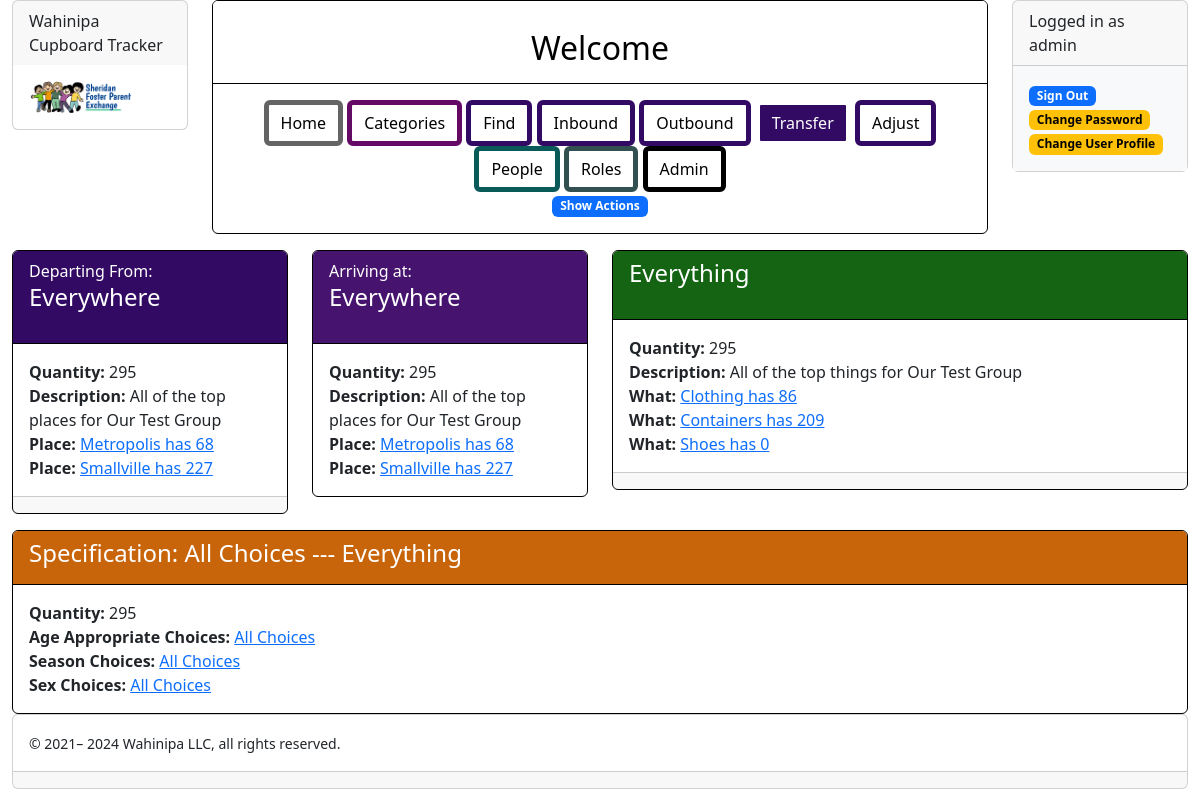
/wahinipa/root/view/transfer/1/1/1/8 (signed in), run on the app's committed database.
### www/tracking/modelling/people_model.py (models this page shows, shortened)
class User(CupboardDisplayContextMixin, IdModelMixin, database.Model, UserMixin):
    @property
    def is_active(self):
        return self.is_enabled
    singular_label = "Person"
    plural_label = "People"
    possible_tasks = ['update', 'delete', 'enable', 'disable']
    label_prefixes = {}
    flavor = "people"
    username = database.Column(database.String(255), nullable=False, unique=True)
    password = database.Column(database.String(255), nullable=False)
    is_enabled = database.Column(database.Boolean(), nullable=False, default=True)
    is_admin = database.Column(database.Boolean(), nullable=False, default=False)
    first_name = database.Column(database.Unicode(50), nullable=False, server_default=u'')
    last_name = database.Column(database.Unicode(50), nullable=False, server_default=u'')
    date_joined = database.Column(database.DateTime(), default=datetime.now())
    about_me = database.Column(database.Text(), nullable=False, server_default=u'')
    linkages = database.relationship('Linkage', backref='person', lazy=True, cascade='all, delete')
    root_assignments = database.relationship('RootAssignment', backref='person', lazy=True, cascade='all, delete')
    place_assignments = database.relationship('PlaceAssignment', backref='person', lazy=True, cascade='all, delete')
    universal_assignments = database.relationship('UniversalAssignment', backref='person', lazy=True,
                                                  cascade='all, delete')
    def is_linked(self, root):
        for link in self.linkages:
            if link.root == root:
                return True
        return False
    @property
    def is_the_super_admin(self):
        return self.username == 'admin'
    @property
    def may_edit_database(self):
        return self.is_the_super_admin
    def has_universal_role(self, name_of_role):
        def yes(assignment):
            return assignment.is_named(name_of_role)
        return any(map(yes, self.universal_assignments))
    def disable(self):
        self.is_enabled = False
    def enable(self):
        self.is_enabled = True

### www/tracking/modelling/place_model.py (models this page shows, shortened)
class Place(RootDescendantMixin, PositioningMixin, CupboardDisplayContextMixin, NamedBaseModel):
    singular_label = "Place"
    plural_label = "Places"
    possible_tasks = ['create', 'update', 'delete']
    label_prefixes = {'create': 'Place for '}
    flavor = "place"
    roots = database.relationship('Root', backref='place', lazy=True)
    place_id = database.Column(database.Integer, database.ForeignKey('place.id'), index=True)
    places = database.relationship('Place', lazy='subquery', backref=backref('place_of', remote_side='Place.id'))
    positionings = database.relationship('Positioning', backref='place', lazy=True, cascade='all, delete')
    assignments = database.relationship('PlaceAssignment', backref='place', lazy=True, cascade='all, delete')
    def has_role(self, person, name_of_role):
        def yes(assignment):
            return assignment.person == person and assignment.role.is_named(name_of_role)
        return any(map(yes, self.assignments)) or self.ancestor.has_role(person, name_of_role)
    @property
    def children(self):
        return self.places
    @property
    def parent_object(self):
        return self.place_of
    @property
    def root(self):
        from tracking.modelling.root_model import place_root
        return place_root(self)
    def viewable_children(self, viewer):
        return [RootsViewer(), self.root] + self.sorted_children

### www/tracking/modelling/thing_model.py (models this page shows, shortened)
class Thing(RootDescendantMixin, PositioningMixin, CupboardDisplayContextMixin, NamedBaseModel):
    singular_label = "What"
    plural_label = "Things"
    possible_tasks = ['create', 'update', 'delete']
    label_prefixes = {'create': 'Kind of '}
    flavor = "thing"
    roots = database.relationship('Root', backref='thing', lazy=True)
    refinements = database.relationship('Refinement', backref='thing', lazy=True)
    kind_of_id = database.Column(database.Integer, database.ForeignKey('thing.id'), index=True)
    kinds = database.relationship('Thing', lazy='subquery', backref=backref('kind_of', remote_side='Thing.id'))
    positionings = database.relationship('Positioning', backref='thing', lazy=True, cascade='all, delete')
    def prefix(self):
        return None
    @property
    def children(self):
        return self.kinds
    @property
    def parent_set(self):
        return set(self.parent_list)
    @property
    def complete_set(self):
        return self.parent_set | self.full_set
    @property
    def complete_set_of_categories(self):
        complete_set_of_categories = set()
        for thing in self.complete_set:
            complete_set_of_categories |= thing.categories
        return complete_set_of_categories
    @property
    def categories(self):
        return {refinement.category for refinement in self.refinements}
    @property
    def parent_object(self):
        return self.kind_of
    @property
    def parent_list(self):
        if self.is_top:
            return []
        else:
            return self.parent_object.parent_list + [self.parent_object]
    @property
    def root(self):
        from tracking.modelling.root_model import thing_root
        return thing_root(self)
    def viewable_children(self, viewer):
        return self.sorted_children

### www/tracking/routing/root_routes.py (the view)
@root_bp.route('/view/transfer/<int:place_id>/<int:destination_id>/<int:thing_id>/<int:specification_id>')
@login_required
def root_view_transfer(**kwargs):
    return RootTransferHandler('root_bp.root_view_transfer', current_user, activity='transfer', **kwargs).handle()

### www/tracking/contexts/card_display_attributes.py (called while the page is built)
def category_display_attributes(thing=None, **kwargs):
    attributes = {
        'display_context': {
            'add_tasks': True,
            'description': True,
            'prefix': 'Category: ',
            'url': True,
            'bread_crumbs': True,
            'children_attributes': {
                'choice': {
                    'notation': True,
                },
            },
        },
    }
    if thing:
        attributes['display_context']['extra_action_parameters'] = {
            'thing': thing,
        }
    return attributes

def destination_display_attributes(destination_prefix=None, **kwargs):
    return {
        'display_context': {
            'add_tasks': True,
            'description': True,
            'destination_quantity': True,
            'prefix': destination_prefix,
            'url': True,
            'bread_crumbs': True,
            'children_attributes': {
                'destination': {
                    'notation': True,
                    'destination_quantity': True,
                },
            },
        }
    }

def place_display_attributes(place_prefix=None, **kwargs):
    return {
        'display_context': {
            'source_quantity': True,
            'add_tasks': True,
            'description': True,
            'prefix': place_prefix,
            'url': True,
            'bread_crumbs': True,
            'children_attributes': {
                'place': {
                    'notation': True,
                    'source_quantity': True,
                },
            },
        }
    }

def dual_view_childrens_attributes(**kwargs):
    return {
        'categories': categories_display_attributes,
        'category': category_display_attributes(**kwargs),
        'choice': choice_display_attributes,
        'destination': destination_display_attributes(**kwargs),
        'inventory': inventory_display_attributes,
        'place': place_display_attributes(**kwargs),
        'specification': specification_display_attributes,
        'thing': thing_display_attributes,
        'person': person_display_attributes,
        'people': person_display_attributes,
    }

### www/tracking/contexts/context.py (called while the page is built)
    def __setitem__(self, key, value):
        self.context.__setitem__(key, value)

    def add_context(self, context):
        for key, value in context.items():
            self[key] = value

    def append_to_list(self, list_key, value):
        if value:
            self.context.setdefault(list_key, []).append(value)

### www/tracking/templates/pages/root_transfer.j2
{% extends "pages/content.j2" %}
{% from 'macros/card_macros.j2' import row_of_varying_width_child_cards, column_of_child_cards %}
{% block innards %}
  {{ row_of_varying_width_child_cards(children[0:3], [3, 3, 6]) }}
  {{ row_of_varying_width_child_cards(children[3:], [12]) }}
{% endblock %}

### www/tracking/templates/macros/card_macros.j2 (shortened to what this page needs)
{% from 'macros/button_macros.j2' import button_task %}
{% from 'macros/notation_macros.j2' import render_notations %}
{% from 'macros/bread_crumb_macros.j2' import render_bread_crumbs %}
{% macro card_view(prefix=None, label=None, url=None, flavor=None, bread_crumb_list=None, tasks=None, required_tasks=None) %}
  <div class="card{% if flavor %} card-flavor-{{ flavor }}{% endif %}">
    <div class="card-header">
      {% if bread_crumb_list %}
        {% if prefix %}{{ prefix }}{% endif %}{{ render_bread_crumbs(bread_crumb_list) }}
      {% elif url %}
        {% if prefix %}{{ prefix }}{% endif %}<a href="{{ url }}">{{ label }}</a>
      {% else %}
        <h4>{% if prefix %}{{ prefix }}{% endif %}{{ label }}</h4>
      {% endif %}
    </div>
    <div class="card-body">
      {{ caller() }}
    </div>
    {% if tasks or required_tasks %}
      <div class="card-footer">
      </div>
    {% endif %}
  </div>
{% endmacro %}
{% macro card_child(prefix=None, label=None, notations=None, flavor=None, url=None, bread_crumb_list=None, tasks=None, required_tasks=None) %}
  {% call card_view(prefix=prefix, label=label, url=url, flavor=flavor, bread_crumb_list=bread_crumb_list, tasks=tasks, required_tasks=required_tasks) %}
    {{ render_notations(notations) }}
  {% endcall %}
{% endmacro %}
{% macro row_of_varying_width_child_cards(children, widths) %}
  {% if children %}
    <div class="row mt-2">
      {% for child in children %}
        <div class="col-md-{{ widths[loop.index0] }}">
          <div class="row mt-2">
            <div class="col-md-12">
              {{ card_child(**child) }}
            </div>
          </div>
        </div>
      {% endfor %}
    </div>
  {% endif %}
{% endmacro %}

### www/tracking/templates/macros/user_macros.j2 (shortened to what this page needs)
{% macro user_options(current_user) %}
  <div class="card">
    {% if current_user.is_authenticated %}
      {{ user_options_logged_in(current_user) }}
    {% else %}
      {{ user_options_logged_out() }}
    {% endif %}
  </div>
{% endmacro %}
{% macro user_options_logged_in(current_user) %}
  <div class="card-header">
    Logged in as {{ current_user.username }}
  </div>
  <div class="card-body bg-light">
    <a class="btn-md btn-primary" href="{{ url_for('people_bp.logout') }}" role="button"><span
        class="badge bg-primary">Sign Out</span></a>
    <a class="btn-md btn-warning" href="{{ url_for('people_bp.change_password') }}" role="button"><span
        class="badge bg-warning">Change Password</span></a>
    <a class="btn-md btn-warning" href="{{ url_for('people_bp.people_update', person_id=current_user.id) }}" role="button"><span
        class="badge bg-warning">Change User Profile</span></a>
  </div>
{% endmacro %}

### www/tracking/templates/macros/bread_crumb_macros.j2
{% macro render_bread_crumbs(bread_crumb_list=None) %}
  {% if bread_crumb_list %}
    <nav aria-label="breadcrumb">
      <ul class="breadcrumb">
        {% for crumb in bread_crumb_list %}
          {{ bread_crumb_item(**crumb) }}
        {% endfor %}
      </ul>
    </nav>
  {% endif %}
{% endmacro %}
{% macro bread_crumb_item(label, url=None) %}
  {% if url %}
    <li class="breadcrumb-item">
      <a href="{{ url }}">{{ label }}</a>
    </li>
  {% else %}
    <li class="breadcrumb-item h4">
      {{ label }}
    </li>
  {% endif %}
{% endmacro %}

### www/tracking/templates/macros/notation_macros.j2 (shortened to what this page needs)
{% macro render_notations(notations=None) %}
  {% if notations %}
    {% for notation in notations %}
      {{ render_notation(**notation) }}
    {% endfor %}
  {% endif %}
{% endmacro %}
{% macro render_notation(label=None, url=None, value=None, tag=None, lines=None) %}
  {% if label %}<b>{{ label }}: </b>{% endif %}
  {% if url %}<a href="{{ url }}">{% endif %}
{% if value %}{{ value }}{% endif %}
{% if label or value or tag %}<br>{% endif %}
{% if url %}</a>{% endif %}
{% endmacro %}

### data on the page
User: username "admin"
Place: prefix "Departing From:", name "Everywhere", notations "Quantity" "Place" "Place" "Quantity" "Place" "Place", notations "295" "Metropolis has 68" "Smallville has 227" "295" "Metropolis has 68" "Smallville has 227", label "Description", description "All of the top places for Our Test Group", prefix "Arriving at:"
Thing: name "Everything", notations "Quantity" "What" "What" "What", notations "295" "Clothing has 86" "Containers has 209" "Shoes has 0", label "Description", description "All of the top things for Our Test Group"

### other printed values
{{ project_name }} "Wahinipa Cupboard Tracker"
{{ label }} "Home" "Categories" "Find" "Inbound" "Outbound" "Transfer" "Adjust" "People" "Roles" "Admin"
{{ label }} "Show Actions"
{{ prefix }} "Specification:"
{{ label }} "All Choices --- Everything"
{{ label }} "Quantity" "Age Appropriate Choices" "Season Choices" "Sex Choices"
{{ value }} "295" "All Choices" "All Choices" "All Choices"
